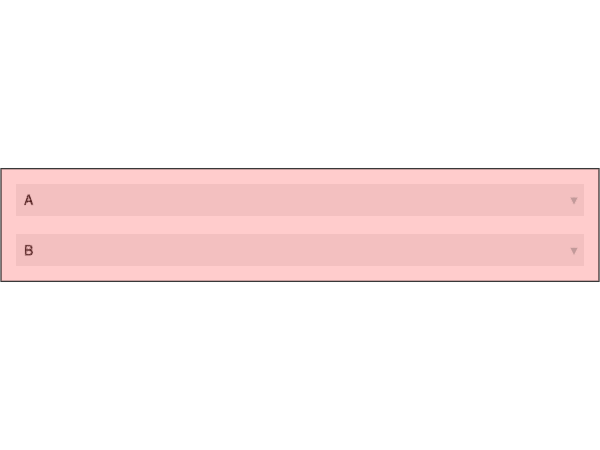

Recreate this plot in Julia.
using GLMakie
fig = Figure()
g = GridLayout(fig[1,1])
rowgap!(g, 10)
r1=1; r2=2
m1 = Menu(g[r1,1], options=["A"])
m2 = Menu(g[r2,1], options=["B"])
b = Box(g[r1:r2, 1], color=(:red,0.2), alignmode=Outside(-15))
save("test_box_size2.png", fig)
